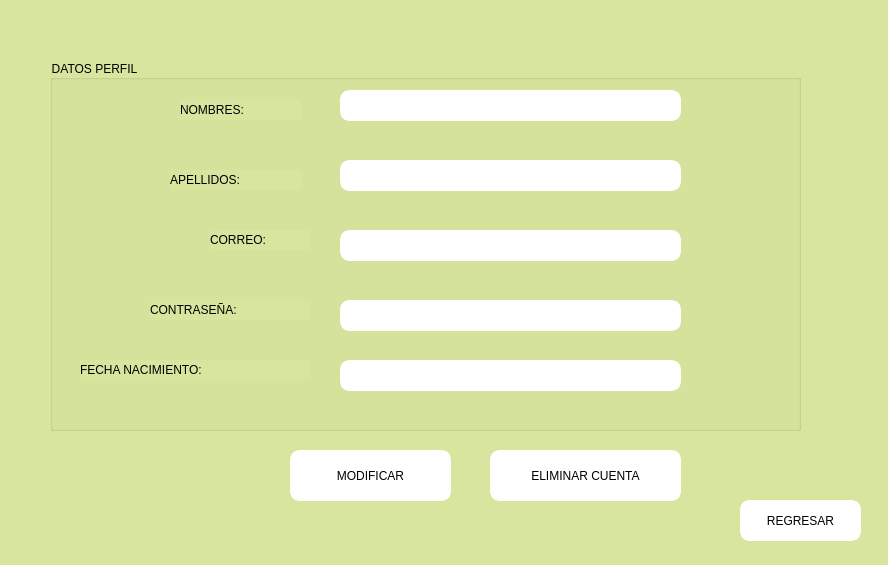
<?xml version="1.0" encoding="UTF-8"?>
<ui version="4.0">
 <class>Perfil</class>
 <widget class="QMainWindow" name="Perfil">
  <property name="geometry">
   <rect>
    <x>0</x>
    <y>0</y>
    <width>888</width>
    <height>565</height>
   </rect>
  </property>
  <property name="windowTitle">
   <string>MainWindow</string>
  </property>
  <property name="styleSheet">
   <string notr="true">background-color: rgb(216, 229, 158);</string>
  </property>
  <widget class="QWidget" name="centralwidget">
   <widget class="QGroupBox" name="groupBox">
    <property name="geometry">
     <rect>
      <x>50</x>
      <y>60</y>
      <width>751</width>
      <height>371</height>
     </rect>
    </property>
    <property name="styleSheet">
     <string notr="true">font: 12pt &quot;Sitka&quot;;</string>
    </property>
    <property name="title">
     <string>DATOS PERFIL</string>
    </property>
    <widget class="QLabel" name="label_3">
     <property name="geometry">
      <rect>
       <x>100</x>
       <y>240</y>
       <width>161</width>
       <height>20</height>
      </rect>
     </property>
     <property name="styleSheet">
      <string notr="true">font: 600 14pt &quot;Segoe UI Semibold&quot;;</string>
     </property>
     <property name="text">
      <string>CONTRASEÑA: </string>
     </property>
    </widget>
    <widget class="QLabel" name="lblCorreo_2">
     <property name="geometry">
      <rect>
       <x>130</x>
       <y>40</y>
       <width>121</width>
       <height>20</height>
      </rect>
     </property>
     <property name="styleSheet">
      <string notr="true">font: 600 14pt &quot;Segoe UI Semibold&quot;;</string>
     </property>
     <property name="text">
      <string>NOMBRES:</string>
     </property>
    </widget>
    <widget class="QLineEdit" name="txtNombres">
     <property name="enabled">
      <bool>true</bool>
     </property>
     <property name="geometry">
      <rect>
       <x>290</x>
       <y>30</y>
       <width>341</width>
       <height>31</height>
      </rect>
     </property>
     <property name="styleSheet">
      <string notr="true">font: 600 11pt &quot;Segoe UI Variable Display Semib&quot;;
border: 5px solid white;
background-color: rgb(255, 255, 255);
border-radius: 10px;</string>
     </property>
    </widget>
    <widget class="QLabel" name="label_4">
     <property name="geometry">
      <rect>
       <x>120</x>
       <y>110</y>
       <width>131</width>
       <height>20</height>
      </rect>
     </property>
     <property name="styleSheet">
      <string notr="true">font: 600 14pt &quot;Segoe UI Semibold&quot;;</string>
     </property>
     <property name="text">
      <string>APELLIDOS:</string>
     </property>
    </widget>
    <widget class="QLineEdit" name="txtApellidos">
     <property name="geometry">
      <rect>
       <x>290</x>
       <y>100</y>
       <width>341</width>
       <height>31</height>
      </rect>
     </property>
     <property name="styleSheet">
      <string notr="true">font: 600 11pt &quot;Segoe UI Variable Display Semib&quot;;
border: 5px solid white;
background-color: rgb(255, 255, 255);
border-radius: 10px;</string>
     </property>
    </widget>
    <widget class="QLabel" name="label_5">
     <property name="geometry">
      <rect>
       <x>30</x>
       <y>300</y>
       <width>231</width>
       <height>20</height>
      </rect>
     </property>
     <property name="styleSheet">
      <string notr="true">font: 600 14pt &quot;Segoe UI Semibold&quot;;</string>
     </property>
     <property name="text">
      <string>FECHA NACIMIENTO:</string>
     </property>
    </widget>
    <widget class="QLabel" name="lblCorreo">
     <property name="geometry">
      <rect>
       <x>160</x>
       <y>170</y>
       <width>101</width>
       <height>20</height>
      </rect>
     </property>
     <property name="styleSheet">
      <string notr="true">font: 600 14pt &quot;Segoe UI Semibold&quot;;</string>
     </property>
     <property name="text">
      <string>CORREO:</string>
     </property>
    </widget>
    <widget class="QLineEdit" name="txtContraU">
     <property name="geometry">
      <rect>
       <x>290</x>
       <y>240</y>
       <width>341</width>
       <height>31</height>
      </rect>
     </property>
     <property name="styleSheet">
      <string notr="true">font: 600 11pt &quot;Segoe UI Variable Display Semib&quot;;
border: 5px solid white;
background-color: rgb(255, 255, 255);
border-radius: 10px;</string>
     </property>
     <property name="echoMode">
      <enum>QLineEdit::EchoMode::Normal</enum>
     </property>
    </widget>
    <widget class="QLineEdit" name="txtFechaN">
     <property name="geometry">
      <rect>
       <x>290</x>
       <y>300</y>
       <width>341</width>
       <height>31</height>
      </rect>
     </property>
     <property name="styleSheet">
      <string notr="true">font: 600 11pt &quot;Segoe UI Variable Display Semib&quot;;
border: 5px solid white;
background-color: rgb(255, 255, 255);
border-radius: 10px;</string>
     </property>
    </widget>
    <widget class="QLineEdit" name="txtCorreoU">
     <property name="enabled">
      <bool>false</bool>
     </property>
     <property name="geometry">
      <rect>
       <x>290</x>
       <y>170</y>
       <width>341</width>
       <height>31</height>
      </rect>
     </property>
     <property name="styleSheet">
      <string notr="true">font: 600 11pt &quot;Segoe UI Variable Display Semib&quot;;
border: 5px solid white;
background-color: rgb(255, 255, 255);
border-radius: 10px;</string>
     </property>
    </widget>
   </widget>
   <widget class="QPushButton" name="pushButton">
    <property name="geometry">
     <rect>
      <x>290</x>
      <y>450</y>
      <width>161</width>
      <height>51</height>
     </rect>
    </property>
    <property name="cursor">
     <cursorShape>PointingHandCursor</cursorShape>
    </property>
    <property name="styleSheet">
     <string notr="true">font: 900 10pt &quot;Segoe UI Black&quot;;
border: 5px solid white;
background-color: rgb(255, 255, 255);
border-radius: 10px;</string>
    </property>
    <property name="text">
     <string>MODIFICAR</string>
    </property>
   </widget>
   <widget class="QPushButton" name="pushButton_2">
    <property name="geometry">
     <rect>
      <x>490</x>
      <y>450</y>
      <width>191</width>
      <height>51</height>
     </rect>
    </property>
    <property name="cursor">
     <cursorShape>PointingHandCursor</cursorShape>
    </property>
    <property name="styleSheet">
     <string notr="true">font: 900 10pt &quot;Segoe UI Black&quot;;
border: 5px solid white;
background-color: rgb(255, 255, 255);
border-radius: 10px;</string>
    </property>
    <property name="text">
     <string>ELIMINAR CUENTA</string>
    </property>
   </widget>
   <widget class="QPushButton" name="pushButton_3">
    <property name="geometry">
     <rect>
      <x>740</x>
      <y>500</y>
      <width>121</width>
      <height>41</height>
     </rect>
    </property>
    <property name="cursor">
     <cursorShape>PointingHandCursor</cursorShape>
    </property>
    <property name="styleSheet">
     <string notr="true">font: 900 10pt &quot;Segoe UI Black&quot;;
border: 5px solid white;
background-color: rgb(255, 255, 255);
border-radius: 10px;
</string>
    </property>
    <property name="text">
     <string>REGRESAR</string>
    </property>
   </widget>
  </widget>
 </widget>
 <resources/>
 <connections/>
</ui>
